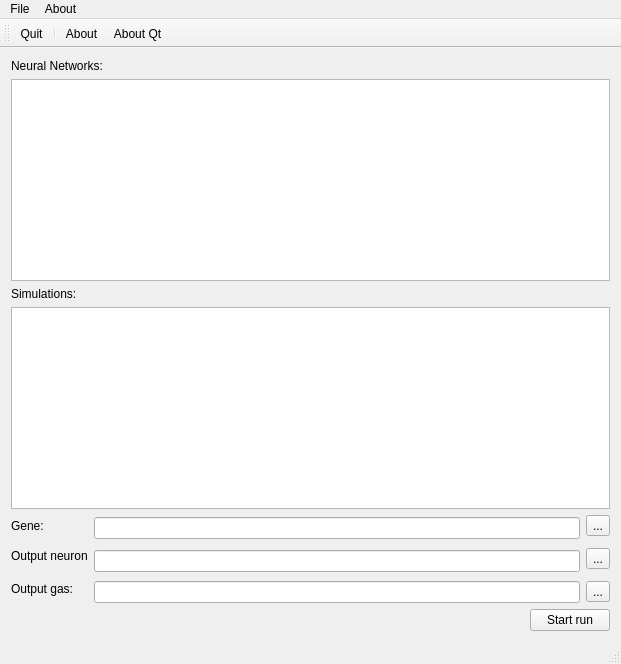
<?xml version="1.0" encoding="UTF-8"?>
<ui version="4.0">
 <class>QnnSingleRun</class>
 <widget class="QMainWindow" name="QnnSingleRun">
  <property name="geometry">
   <rect>
    <x>0</x>
    <y>0</y>
    <width>621</width>
    <height>664</height>
   </rect>
  </property>
  <property name="windowTitle">
   <string>QnnSingleRun</string>
  </property>
  <widget class="QWidget" name="centralWidget">
   <layout class="QVBoxLayout" name="verticalLayout">
    <item>
     <widget class="QLabel" name="label">
      <property name="text">
       <string>Neural Networks:</string>
      </property>
     </widget>
    </item>
    <item>
     <widget class="QListView" name="nnView">
      <property name="editTriggers">
       <set>QAbstractItemView::NoEditTriggers</set>
      </property>
      <property name="selectionRectVisible">
       <bool>true</bool>
      </property>
     </widget>
    </item>
    <item>
     <widget class="QLabel" name="label_2">
      <property name="text">
       <string>Simulations:</string>
      </property>
     </widget>
    </item>
    <item>
     <widget class="QListView" name="simView">
      <property name="editTriggers">
       <set>QAbstractItemView::NoEditTriggers</set>
      </property>
      <property name="selectionRectVisible">
       <bool>true</bool>
      </property>
     </widget>
    </item>
    <item>
     <layout class="QGridLayout" name="gridLayout">
      <item row="0" column="0">
       <widget class="QLabel" name="label_3">
        <property name="text">
         <string>Gene:</string>
        </property>
       </widget>
      </item>
      <item row="0" column="1" rowspan="2">
       <widget class="QLineEdit" name="lineEdit_gene"/>
      </item>
      <item row="0" column="2">
       <widget class="QToolButton" name="toolButton_gene">
        <property name="text">
         <string>...</string>
        </property>
       </widget>
      </item>
      <item row="1" column="0" rowspan="2">
       <widget class="QLabel" name="label_4">
        <property name="text">
         <string>Output neuron</string>
        </property>
       </widget>
      </item>
      <item row="2" column="1" rowspan="2">
       <widget class="QLineEdit" name="lineEdit_neuron"/>
      </item>
      <item row="2" column="2">
       <widget class="QToolButton" name="toolButton_neuron">
        <property name="text">
         <string>...</string>
        </property>
       </widget>
      </item>
      <item row="3" column="0" rowspan="2">
       <widget class="QLabel" name="label_5">
        <property name="text">
         <string>Output gas:</string>
        </property>
       </widget>
      </item>
      <item row="4" column="1">
       <widget class="QLineEdit" name="lineEdit_gas"/>
      </item>
      <item row="4" column="2">
       <widget class="QToolButton" name="toolButton_gas">
        <property name="text">
         <string>...</string>
        </property>
       </widget>
      </item>
     </layout>
    </item>
    <item>
     <layout class="QHBoxLayout" name="horizontalLayout">
      <item>
       <spacer name="horizontalSpacer">
        <property name="orientation">
         <enum>Qt::Horizontal</enum>
        </property>
        <property name="sizeHint" stdset="0">
         <size>
          <width>40</width>
          <height>20</height>
         </size>
        </property>
       </spacer>
      </item>
      <item>
       <widget class="QPushButton" name="pushButton">
        <property name="text">
         <string>Start run</string>
        </property>
       </widget>
      </item>
     </layout>
    </item>
   </layout>
  </widget>
  <widget class="QMenuBar" name="menuBar">
   <property name="geometry">
    <rect>
     <x>0</x>
     <y>0</y>
     <width>621</width>
     <height>19</height>
    </rect>
   </property>
   <widget class="QMenu" name="menuAbout">
    <property name="title">
     <string>About</string>
    </property>
    <addaction name="actionAbout"/>
    <addaction name="actionAbout_Qt"/>
   </widget>
   <widget class="QMenu" name="menuFile">
    <property name="title">
     <string>File</string>
    </property>
    <addaction name="actionQuit"/>
   </widget>
   <addaction name="menuFile"/>
   <addaction name="menuAbout"/>
  </widget>
  <widget class="QToolBar" name="mainToolBar">
   <attribute name="toolBarArea">
    <enum>TopToolBarArea</enum>
   </attribute>
   <attribute name="toolBarBreak">
    <bool>false</bool>
   </attribute>
   <addaction name="actionQuit"/>
   <addaction name="separator"/>
   <addaction name="actionAbout"/>
   <addaction name="actionAbout_Qt"/>
  </widget>
  <widget class="QStatusBar" name="statusBar"/>
  <action name="actionAbout">
   <property name="text">
    <string>About</string>
   </property>
  </action>
  <action name="actionAbout_Qt">
   <property name="text">
    <string>About Qt</string>
   </property>
  </action>
  <action name="actionQuit">
   <property name="text">
    <string>Quit</string>
   </property>
   <property name="shortcut">
    <string>Ctrl+Q</string>
   </property>
  </action>
 </widget>
 <layoutdefault spacing="6" margin="11"/>
 <resources/>
 <connections/>
</ui>
